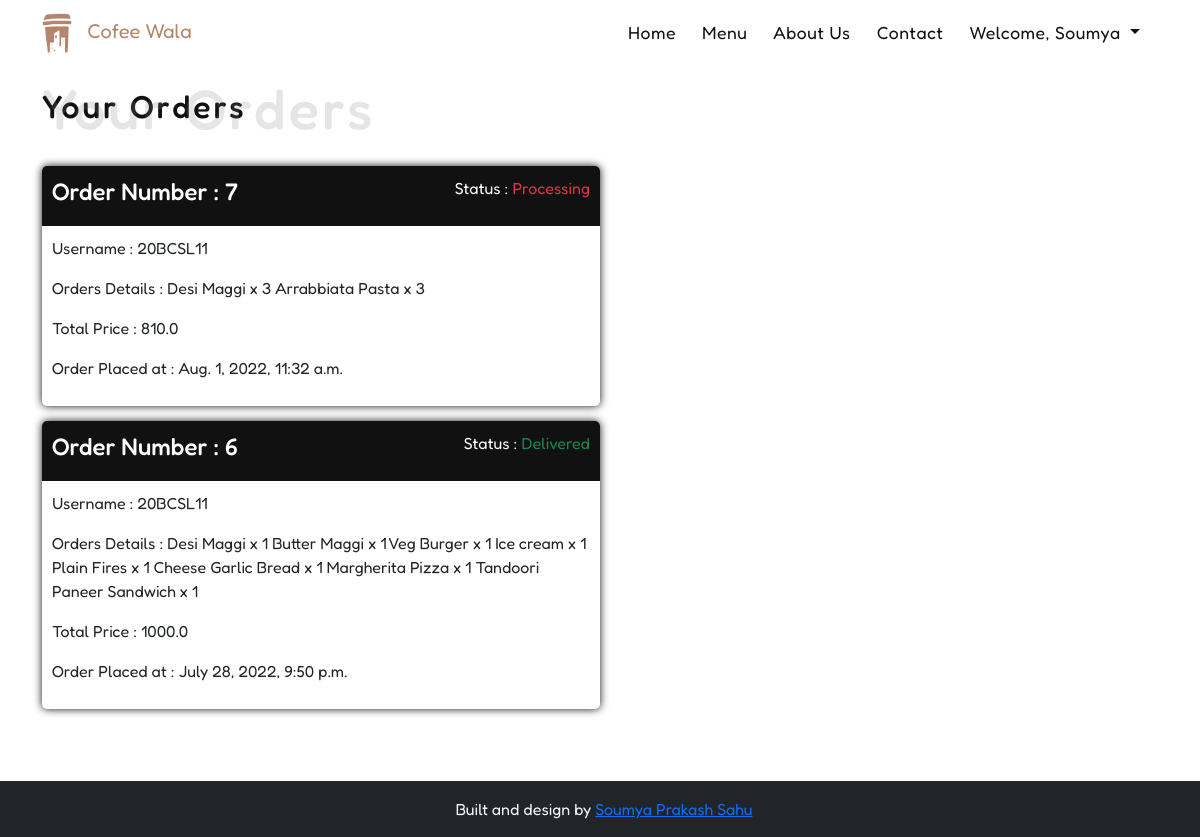
The app's page /food/orders/ (signed in) with its own data.
### FoodApp/models.py (models this page shows, shortened)
class Orders(models.Model):
    user = models.ForeignKey(User, on_delete=models.DO_NOTHING)
    order_details = models.CharField(max_length=500)
    total_price = models.FloatField()
    is_ready = models.BooleanField(default=False)
    is_delivered = models.BooleanField(default=False)
    created_at = models.DateTimeField(auto_now_add=True)
    updated_at = models.DateTimeField(auto_now=True)

### FoodApp/views.py (the view)
# urls.py: path('orders/', views.OrdersDetails, name="orders"),
def OrdersDetails(request):
    orderDetails = Orders.objects.filter(user=request.user).order_by('-id')
    context = {
        'details': orderDetails
    }
    return render(request, 'food/order.html', context)

### templates/food/order.html (shortened to what this page needs)
{% extends "base/base.html" %}
{% load static %}
{% block content %}
<div id="food-details-page">
    <section class="details-wrapper container">
        <h2 class="head-design mb-4">Your Orders <span>Your Orders</span></h2>
        {% for detail in details %}
        <div class="order-card">
            <div class="order-header">
                <h4>
                    Order Number : {{detail.id}}
                </h4>
                <p>Status :
                    {% if detail.is_ready and detail.is_delivered %}
                    <span class="text-success">Delivered</span>
                    {% elif detail.is_ready %}
                    <span class="text-warning">Ready</span>
                    {% else %}
                    <span class="text-danger">Processing</span>
                    {% endif %}
                </p>
            </div>
            <div class="order-body">
                <p> Username : {{detail.user}}</p>
                <p> Orders Details : {{detail.order_details}}</p>
                <p> Total Price : {{detail.total_price}}</p>
                <p> Order Placed at : {{detail.created_at}}</p>
            </div>
        </div>
        {% endfor %}
    </section>
</div>
{% endblock content %}

### templates/base/base.html (shortened to what this page needs)
{% load static %}
<!DOCTYPE html>
<html lang="en">
<head>
    <link rel="stylesheet" href=" {% static 'style/style.css' %} ">
    <link href="https://cdn.jsdelivr.net/npm/bootstrap@5.1.3/dist/css/bootstrap.min.css" rel="stylesheet"
>
</head>
<body>
    <header class="header_wrapper">
        <nav class="navbar navbar-expand-lg fixed-top">
            <div class="container">
                <a class="navbar-brand" href="{% url 'index' %}"><img src=" {% static 'assets/coffee_wala.png' %} "
                        alt=""> &nbsp; Cofee Wala</a>
                <div class="collapse navbar-collapse" id="navbarSupportedContent">
                    <ul class="navbar-nav ms-auto">
                        <li class="nav-item">
                            <a class="nav-link" href="{% url 'index' %}">Home</a>
                        </li>
                        <li class="nav-item">
                            <a class="nav-link" href="{% url 'menu' %}">Menu</a>
                        </li>
                        <li class="nav-item">
                            <a class="nav-link" href="{% url 'about' %}">About Us</a>
                        </li>
                        <li class="nav-item">
                            <a class="nav-link" href="{% url 'contact' %}">Contact</a>
                        </li>
                        {% if user.is_authenticated %}
                        <li class="nav-item dropdown">
                            <a class="nav-link dropdown-toggle" href="#" id="navbarDropdown" role="button"
                                data-bs-toggle="dropdown" aria-expanded="false">
                                Welcome, {{user.first_name}}
                            </a>
                        </li>
                        {% else %}
                        <li class="nav-btn">
                            <a class="btn login-btn" href="{% url 'login' %}">Login</a>
                        </li>
                        {% endif %}
                    </ul>
                </div>
            </div>
        </nav>
    </header>
    {% block content %}
    {% endblock content %}
    <footer class="bg-dark text-center text-light py-3">
        <div> &nbsp; Built and design by <a href="#">Soumya Prakash Sahu</a> </div>
    </footer>
</body>
</html>

### static/style/style.css (style rules this page uses)
* { padding: 0; margin: 0; box-sizing: border-box; font-family: 'Fredoka', sans-serif; }
html { scroll-behavior: smooth; scroll-behavior: auto; }
.head-design { color: #111; display: flex; justify-content: center; flex-direction: column; letter-spacing: 3px; }
.head-design span { color: grey; opacity: 0.2; font-size: 3.5rem; margin-top: -3.2rem; }
.header_wrapper .navbar-brand { color: #B4846C; }
.header_wrapper .navbar-brand img { width: 30px; }
.header_wrapper .nav-item { margin-right: 10px; }
.header_wrapper .nav-item a { position: relative; color: #111; font-size: 1.1rem; letter-spacing: 0.5px; }
.details-wrapper { padding: 6% 0; }
.order-card { width: 50%; box-shadow: 0px 0px 8px 0px #111; margin-top: 15px; border-radius: 5px; }
.order-header { background-color: #111; display: flex; justify-content: space-between; align-items: center; padding: 10px; color: #fff; border-radius: 5px 5px 0 0; }
.order-body { padding: 10px; }

### records on screen
Orders: id "7", is_ready "Processing", user "20BCSL11", order_details "Desi Maggi x 3 Arrabbiata Pasta x 3", total_price "810.0", created_at "Aug. 1, 2022, 11:32 a.m."
Orders: id "6", is_ready "Delivered", user "20BCSL11", order_details "Desi Maggi x 1 Butter Maggi x 1 Veg Burger x 1 Ice cream x 1 Plain Fires x 1 Cheese Garlic Bread x 1 Margherita Pizza x 1 Tandoori Paneer Sandwich x 1", total_price "1000.0", created_at "July 28, 2022, 9:50 p.m."

### other values on screen
{{ user.first_name }} "Soumya"
